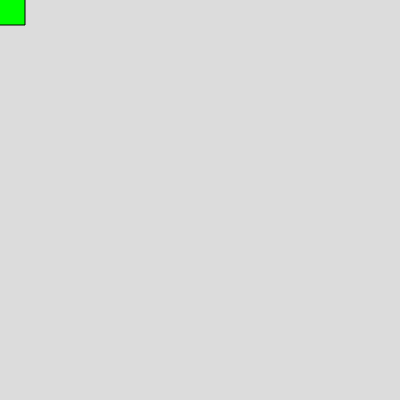
Frame 1 (no input)
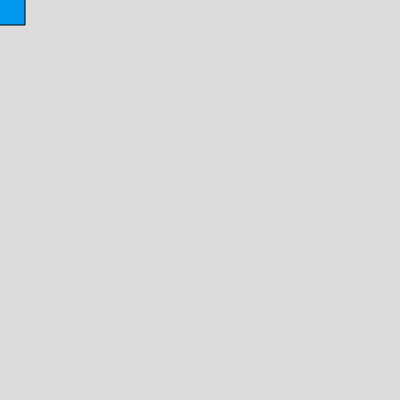
Frame 60 (no input)
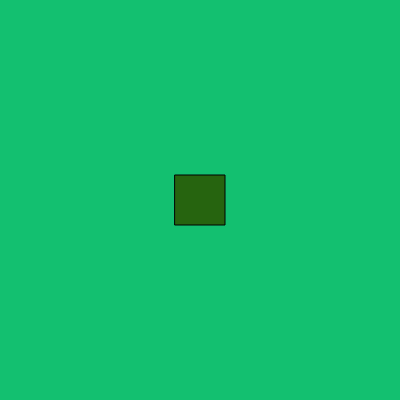
Frame 120 (the mouse pressed at the canvas centre since frame 60)

The p5.js sketch that drew these frames (run headless with seeded random() and noise() and a simulated clock; from frame 60 on, the mouse is pressed at the canvas centre):

// p5.js sketch
// ── sketch.js
let squareSize = 50;

let squareX, squareY;

let squareColor;
let backgroundColor;
function setup() {

  createCanvas(400, 400); 

  squareX = width / 2 - squareSize / 2;

  squareY = height / 2 - squareSize / 2;

  squareColor = color(0, 255, 0); 
  backgroundColor = color(220);

}

function draw() {

background(backgroundColor);

  fill(squareColor);

  rect(squareX, squareY, squareSize, squareSize);
if (mouseIsPressed)
      backgroundColor= color(random(255), random(255), random(255)); 
  

  if (squareX <= 0 || squareX + squareSize >= width || squareY <= 0 || squareY + squareSize >= height) {

    squareColor = color(random(255), random(255), random(255)); 

    
  }
  

}

function mouseMoved() {

  squareX = mouseX - squareSize / 2;

  squareY = mouseY - squareSize / 2;


}
